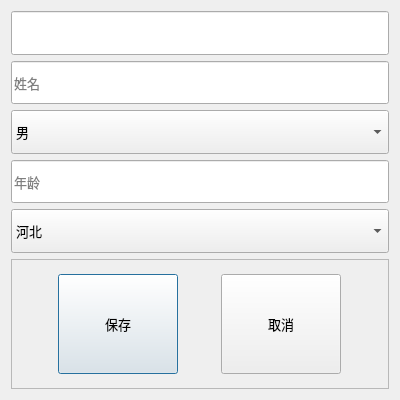
<?xml version="1.0" encoding="UTF-8"?>
<ui version="4.0">
 <class>Dialog</class>
 <widget class="QDialog" name="Dialog">
  <property name="geometry">
   <rect>
    <x>0</x>
    <y>0</y>
    <width>400</width>
    <height>400</height>
   </rect>
  </property>
  <property name="sizePolicy">
   <sizepolicy hsizetype="Fixed" vsizetype="Fixed">
    <horstretch>0</horstretch>
    <verstretch>0</verstretch>
   </sizepolicy>
  </property>
  <property name="maximumSize">
   <size>
    <width>400</width>
    <height>400</height>
   </size>
  </property>
  <property name="font">
   <font>
    <family>Microsoft YaHei UI</family>
    <pointsize>10</pointsize>
   </font>
  </property>
  <property name="windowTitle">
   <string>新的说话人</string>
  </property>
  <layout class="QVBoxLayout" name="verticalLayout" stretch="1,1,1,1,1,3">
   <item>
    <widget class="QLineEdit" name="sid_lineEdit">
     <property name="sizePolicy">
      <sizepolicy hsizetype="Expanding" vsizetype="Expanding">
       <horstretch>0</horstretch>
       <verstretch>0</verstretch>
      </sizepolicy>
     </property>
     <property name="readOnly">
      <bool>true</bool>
     </property>
    </widget>
   </item>
   <item>
    <widget class="QLineEdit" name="name_lineEdit">
     <property name="sizePolicy">
      <sizepolicy hsizetype="Expanding" vsizetype="Expanding">
       <horstretch>0</horstretch>
       <verstretch>0</verstretch>
      </sizepolicy>
     </property>
     <property name="alignment">
      <set>Qt::AlignLeading|Qt::AlignLeft|Qt::AlignVCenter</set>
     </property>
     <property name="placeholderText">
      <string>姓名</string>
     </property>
    </widget>
   </item>
   <item>
    <widget class="QComboBox" name="gender_comboBox">
     <property name="sizePolicy">
      <sizepolicy hsizetype="Preferred" vsizetype="Expanding">
       <horstretch>0</horstretch>
       <verstretch>0</verstretch>
      </sizepolicy>
     </property>
     <item>
      <property name="text">
       <string>男</string>
      </property>
     </item>
     <item>
      <property name="text">
       <string>女</string>
      </property>
     </item>
    </widget>
   </item>
   <item>
    <widget class="QLineEdit" name="age_lineEdit">
     <property name="sizePolicy">
      <sizepolicy hsizetype="Expanding" vsizetype="Expanding">
       <horstretch>0</horstretch>
       <verstretch>0</verstretch>
      </sizepolicy>
     </property>
     <property name="placeholderText">
      <string>年龄</string>
     </property>
    </widget>
   </item>
   <item>
    <widget class="QComboBox" name="prov_comboBox">
     <property name="sizePolicy">
      <sizepolicy hsizetype="Preferred" vsizetype="Expanding">
       <horstretch>0</horstretch>
       <verstretch>0</verstretch>
      </sizepolicy>
     </property>
     <item>
      <property name="text">
       <string>河北</string>
      </property>
     </item>
     <item>
      <property name="text">
       <string>山西</string>
      </property>
     </item>
     <item>
      <property name="text">
       <string>辽宁</string>
      </property>
     </item>
     <item>
      <property name="text">
       <string>吉林</string>
      </property>
     </item>
     <item>
      <property name="text">
       <string>黑龙江</string>
      </property>
     </item>
     <item>
      <property name="text">
       <string>江苏</string>
      </property>
     </item>
     <item>
      <property name="text">
       <string>浙江</string>
      </property>
     </item>
     <item>
      <property name="text">
       <string>安徽</string>
      </property>
     </item>
     <item>
      <property name="text">
       <string>福建</string>
      </property>
     </item>
     <item>
      <property name="text">
       <string>江西</string>
      </property>
     </item>
     <item>
      <property name="text">
       <string>山东</string>
      </property>
     </item>
     <item>
      <property name="text">
       <string>河南</string>
      </property>
     </item>
     <item>
      <property name="text">
       <string>湖北</string>
      </property>
     </item>
     <item>
      <property name="text">
       <string>湖南</string>
      </property>
     </item>
     <item>
      <property name="text">
       <string>广东</string>
      </property>
     </item>
     <item>
      <property name="text">
       <string>海南</string>
      </property>
     </item>
     <item>
      <property name="text">
       <string>四川</string>
      </property>
     </item>
     <item>
      <property name="text">
       <string>贵州</string>
      </property>
     </item>
     <item>
      <property name="text">
       <string>云南</string>
      </property>
     </item>
     <item>
      <property name="text">
       <string>陕西</string>
      </property>
     </item>
     <item>
      <property name="text">
       <string>甘肃</string>
      </property>
     </item>
     <item>
      <property name="text">
       <string>青海</string>
      </property>
     </item>
     <item>
      <property name="text">
       <string>台湾</string>
      </property>
     </item>
     <item>
      <property name="text">
       <string>内蒙古</string>
      </property>
     </item>
     <item>
      <property name="text">
       <string>广西</string>
      </property>
     </item>
     <item>
      <property name="text">
       <string>西藏</string>
      </property>
     </item>
     <item>
      <property name="text">
       <string>宁夏</string>
      </property>
     </item>
     <item>
      <property name="text">
       <string>新疆</string>
      </property>
     </item>
     <item>
      <property name="text">
       <string>北京</string>
      </property>
     </item>
     <item>
      <property name="text">
       <string>天津</string>
      </property>
     </item>
     <item>
      <property name="text">
       <string>上海</string>
      </property>
     </item>
     <item>
      <property name="text">
       <string>重庆</string>
      </property>
     </item>
     <item>
      <property name="text">
       <string>香港</string>
      </property>
     </item>
     <item>
      <property name="text">
       <string>澳门</string>
      </property>
     </item>
    </widget>
   </item>
   <item>
    <widget class="QFrame" name="frame">
     <property name="frameShape">
      <enum>QFrame::StyledPanel</enum>
     </property>
     <property name="frameShadow">
      <enum>QFrame::Raised</enum>
     </property>
     <layout class="QHBoxLayout" name="horizontalLayout">
      <item>
       <widget class="QPushButton" name="saveButton">
        <property name="minimumSize">
         <size>
          <width>0</width>
          <height>100</height>
         </size>
        </property>
        <property name="maximumSize">
         <size>
          <width>120</width>
          <height>16777215</height>
         </size>
        </property>
        <property name="text">
         <string>保存</string>
        </property>
       </widget>
      </item>
      <item>
       <widget class="QPushButton" name="cancleButton">
        <property name="minimumSize">
         <size>
          <width>0</width>
          <height>100</height>
         </size>
        </property>
        <property name="maximumSize">
         <size>
          <width>120</width>
          <height>16777215</height>
         </size>
        </property>
        <property name="text">
         <string>取消</string>
        </property>
       </widget>
      </item>
     </layout>
    </widget>
   </item>
  </layout>
 </widget>
 <resources/>
 <connections/>
</ui>
